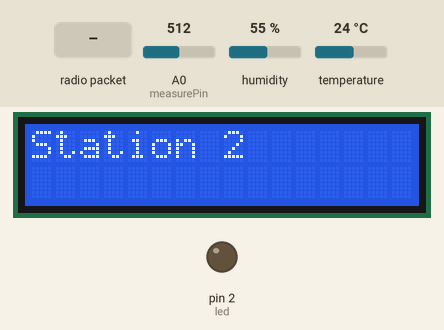
Recording of a sketch running on a simulated Arduino Uno, built with avr-gcc and run on an emulated ATmega328P. On the bench: 16×2 character LCD, output pins drawn as LEDs (lit = HIGH). Inputs (shaded band) come from the test bench; at power-on: A0 (measurePin) = 512, humidity 55 %, temperature 24 °C. No radio packets arrive unless stated; what the sketch prints to the serial monitor is not drawn.

Above: at 1.2 s.
1.3 s: radio packet "2" arrives
At 2.1 s:
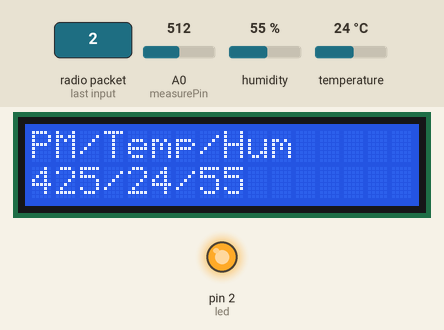
At 3.1 s:
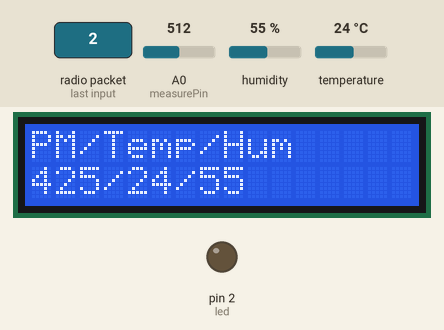
Timing chart, 0 to 4.6 s (numbered marks = the images above; inputs shaded):
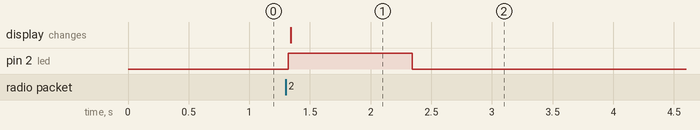

The sketch:

LoRa_PM_Sensor_S2.ino
```cpp
/***** LCD Setting *****/
#include <Wire.h>
#include <LiquidCrystal_I2C.h>
LiquidCrystal_I2C lcd(0x27,16,2);  // set the LCD address to 0x27 for a 16 chars and 2 line display

/***** rf95 *****/
#include <SPI.h>
#include <RH_RF95.h>

/***** dht11 *****/
#include <dht.h>
#define dht_apin A2 // Analog Pin sensor is connected to
dht DHT;

// Singleton instance of the radio driver
RH_RF95 rf95;
//RH_RF95 rf95(5, 2); // Rocket Scream Mini Ultra Pro with the RFM95W
//RH_RF95 rf95(8, 3); // Adafruit Feather M0 with RFM95

/***** Sensor - Sharp PM2.5 *****/
int measurePin = 0; //Connect dust sensor to Arduino A0 pin
int led = 2;   //Connect 3 led driver pins of dust sensor to Arduino D2

int samplingTime = 280;
int deltaTime = 40;
int sleepTime = 9680;

float voMeasured = 0;
float calcVoltage = 0;
float dustDensity = 0;

int str2int = 0;
String str = "";

int temp = 0;
int hum = 0;


void setup(){
    Serial.begin(9600);
    pinMode(led,OUTPUT);
    // rf 95
    while (!Serial) ; // Wait for serial port to be available
    if (!rf95.init()){
      Serial.println("init failed");
    }

    rf95.setTxPower(23, false);

    lcd.init();
    // Print a message to the LCD.
    lcd.backlight();
    lcd.setCursor(0,0);
    lcd.print("Station 2");
    //lcd.clear();
    lcd.home();
}

void loop(){
    //digitalWrite(ledPower,LOW); // power on the LED
    //delayMicroseconds(samplingTime);

    voMeasured = analogRead(measurePin); // read the dust value

    //delayMicroseconds(deltaTime);
    //digitalWrite(ledPower,HIGH); // turn the LED off
    //delayMicroseconds(sleepTime);

    // 0 - 5V mapped to 0 - 1023 integer values
    // recover voltage
    calcVoltage = voMeasured * (5.0 / 1024.0);

    // linear eqaution taken from http://www.howmuchsnow.com/arduino/airquality/
    // Chris Nafis (c) 2012
    dustDensity = 0.17 * calcVoltage;

    //Serial.print("Raw Signal Value (0-1023): ");
    //Serial.print(voMeasured);

    //Serial.print(" - Voltage: ");
    //Serial.print(calcVoltage);

    //Serial.print(" - Dust Density: ");
    //Serial.print(dustDensity * 1000); // 這裡將數值呈現改成較常用的單位( ug/m3 )
    //Serial.println(" ug/m3 ");

    int pm = dustDensity * 1000;

    DHT.read11(dht_apin);
    temp = DHT.temperature;
    hum = DHT.humidity;

    if (rf95.available())
    {
      // Now wait for a reply
      uint8_t buf[RH_RF95_MAX_MESSAGE_LEN];
      uint8_t len = sizeof(buf);
      if (rf95.recv(buf, &len))
      {
          Serial.print("Receive: ");
          Serial.println((char*)buf);
          char data[50];
          //Serial.println((char*)buf);
          str = String((char*)buf);
          str2int = str.toInt();
          if(str2int==2){
            digitalWrite(led, HIGH);
            Serial.println("Return data");
            lcd.clear();
            lcd.setCursor(0,0);
            lcd.print("PM/Temp/Hum");
            lcd.setCursor(0,1);
            lcd.print(pm);
            lcd.print("/");
            lcd.print(temp);
            lcd.print("/");
            lcd.print(hum);
            delay(1000);
            sprintf(data, "2,%d,%d,%d", pm, temp, hum);
            rf95.send(data, 20);


            digitalWrite(led, LOW);
          }
      }
      else
      {
        Serial.println("recv failed");
        lcd.clear();
        lcd.setCursor(0,0);
        lcd.print("Recv Failed");
      }
  }
}
```

Measured:
- after the input at 1.3 s, pin 2 (led): LOW → HIGH at once, → LOW 1.0 s later; the display: changes at once (image 1)
